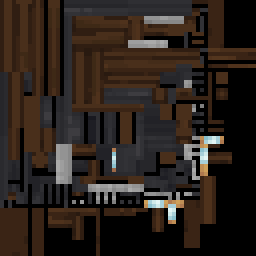
#> input picture gecko/marble_17/marble_17.png, 64 x 64 px (shown 4 times larger)
$ python -i split_unified_bbmodel.py   (imports and definitions only)
#> lines starting #> are read from the running program, lines starting #| are printed output that depends on the picture
#!/usr/bin/env python3
"""
split_unified_bbmodel.py -- 把「统合枪模」.bbmodel 拆成每模块一个 .bbmodel。

统合模型约定（详见 docs/gunpack-creator-guide.md 建模章节）：
- 根骨骼 receiver_<模块id> = 机匣模块；
- 其下任意深度、形如 <模块类型>_<模块id> 的骨骼都是要拆出的模块
  （feed / supply / barrel / muzzle / handguard / handguard_attachment /
    sight / tactical_sight / stock / charm）；
- 每个模块按「装配完成」的状态摆放。脚本找到对应的 loc 定位骨
  （feed->loc_feed、muzzle->父枪管里的 loc_muzzle_attachment、
    handguard_attachment->父护木里唯一的 loc_handguard_* 等），
  把整棵模块子树（含模块根骨与所有深度的骨骼/立方体、动画关键帧）
  按同一个刚体变换 K = inv(宿主里 root->loc 的链) 共轭到以 loc pivot
  为原点、loc 旋转为单位阵的局部空间；
- UV 从统合贴图裁出、去重、重排成每模块一张紧凑贴图（<=64x64 优先，
  内嵌回 bbmodel 并同时写出 <id>.png）；若统合 bbmodel 旁存在同尺寸的
  <名>_glowmask.png / <名>_dye.png，按同一映射拆出每模块的掩码
  （模块的 UV 区域在发光掩码里全透明时不生成该模块的发光图：
    模组找不到 <id>_glowmask.png 时本就跳过发光 pass，效果等价）；
- 动画按骨骼归属分给各模块（只保留该模块骨骼的 animator），
  每个输出模型的根骨骼统一改名 main。音效关键帧默认分给机匣，
  effect 无命名空间时补 createpneumatictacticals:；同帧指令关键帧
  （timeline）的 script 若是模块 id，则该帧音效分给对应模块，
  且标识用指令帧不写入任何输出。
- 拆分前会自校验：骨骼 pivot/旋转共轭、立方体几何（在模块自身坐标系
  与「按模组挂载语义摆回宿主后」两处逐点核对）、UV 边界、动画骨骼引用、
  贴图像素、音效帧守恒与命名空间、标识指令帧清除；--geo/--anim 时
  再校验导出物与 bbmodel 逐项对应。全部通过才写出。

用法：
    python tools/split_unified_bbmodel.py gecko/marble_17/marble_17.bbmodel
    python tools/split_unified_bbmodel.py <bbmodel> -o <输出目录>
    python tools/split_unified_bbmodel.py <bbmodel> --gecko
      # 除 .bbmodel/.png 外，顺带导出枪包要的 <id>.geo.json 与
      # <id>.animation.json（等价于在 Blockbench 里逐个导出，
      # 规则由仓库内 26 份 geo / 9 份动画语料反推并验证过）

依赖：Pillow。拆分后每个 <id>.bbmodel 用 Blockbench 打开，
按指南 2.8 节导出 geo / 动画即可（或直接用 --geo / --anim 让脚本导出）。
脚本不会删除输出目录里的旧文件；本次未重新生成的
.bbmodel / .png / .geo.json / .animation.json 会在结束时列为
「可能过时」提示。
"""

import argparse
import base64
import copy
import io
import json
import math
import re
import sys
import uuid as uuidlib
from pathlib import Path

from PIL import Image

# ---------------------------------------------------------------- 常量

# 顺序敏感：长前缀必须在前面（handguard_attachment 先于 handguard）
MODULE_TYPES = [
    "handguard_attachment", "tactical_sight", "receiver", "handguard",
    "barrel", "supply", "muzzle", "stock", "sight", "charm", "feed",
]
MODULE_RE = re.compile(r"^(" + "|".join(MODULE_TYPES) + r")_(.+)$")

# 模块类型 -> 机匣模型上的定位骨名
LOC_FOR_TYPE = {
    "feed": "loc_feed",
    "supply": "loc_supply",
    "barrel": "loc_barrel",
    "handguard": "loc_handguard",
    "stock": "loc_stock",
    "sight": "loc_sight",
    "tactical_sight": "loc_sight_side",
    "charm": "loc_charm",
}

MASK_SUFFIXES = ("_glowmask", "_dye")

# Blockbench 里骨骼名全局唯一，重名的第二根会被去重成 name.1、name.2……
# 模块之间本来互不相干（拆出去后各自是独立模型的独立命名空间），所以工具
# 把末尾的「.数字」当成不存在：模块识别、定位骨匹配、输出的骨骼名
# （bbmodel / geo / animation 三处）一律按去掉后缀的名字处理。
DEDUP_SUFFIX_RE = re.compile(r"\.\d+$")


def _dedup_base(name):
    """去掉 Blockbench 的重名去重后缀：loc_muzzle_attachment.1 -> loc_muzzle_attachment。"""
    return DEDUP_SUFFIX_RE.sub("", name)

# ---------------------------------------------------------------- 数学
# Blockbench / GeckoLib 骨骼旋转顺序：ZYX，即 R = Rz @ Ry @ Rx（角度制）。
# 该约定已用 mak_1_receiver 的 loc_charm [0,90,90]（左侧挂点，
# +Y->-X 外法线、-Z->下垂）对照指南语义验证过。


# [8 lines left out: function _deg_mat3, not called in this run]


def _mat3_mul(a, b):
    return tuple(tuple(sum(a[i][k] * b[k][j] for k in range(3))
                       for j in range(3)) for i in range(3))


def _mat3_transpose(m):
    return tuple(tuple(m[j][i] for j in range(3)) for i in range(3))


def _mat3_apply(m, v):
    return [sum(m[i][k] * v[k] for k in range(3)) for i in range(3)]


# [23 lines left out: functions _mat3_to_euler, _mat4_trs, not called in this run]


_IDENT4 = [[1.0, 0.0, 0.0, 0.0], [0.0, 1.0, 0.0, 0.0],
           [0.0, 0.0, 1.0, 0.0], [0.0, 0.0, 0.0, 1.0]]


def _mat4_mul(a, b):
    return [[sum(a[i][k] * b[k][j] for k in range(4)) for j in range(4)]
            for i in range(4)]


# [10 lines left out: function _prep_mat, not called in this run]


def _mat4_is_identity(m):
    return all(abs(m[i][j] - _IDENT4[i][j]) < 1e-9
               for i in range(4) for j in range(4))


# [6 lines left out: function _mat4_invert_rigid, not called in this run]


def _mat4_apply(m, v):
    return [sum(m[i][k] * (list(v) + [1.0])[k] for k in range(4))
            for i in range(3)]


def _mat4_rot3(m):
    return tuple(tuple(m[i][j] for j in range(3)) for i in range(3))


# [4 lines left out: function _rot_is_identity, not called in this run]


def _r5(v):
    v = round(v, 5)
    return 0.0 if v == 0 else v


def _r5v(v):
    return [_r5(x) for x in v]


# ---------------------------------------------------------------- 模型索引


class Model:
    # [35 lines left out: functions __init__, _walk, bone_chain, chain_mat, not called in this run]


def _classify_bone(name):
    m = MODULE_RE.match(_dedup_base(name))
    return (m.group(1), m.group(2)) if m else (None, None)


class Module:
    # [241 lines left out: functions __init__, _collect_modules, _parent_module, _subtree_bones, _resolve_locators, _rebase_cube and 2 more, not called in this run]


# ---------------------------------------------------------------- 贴图拆分


def _load_texture_images(data):
    images, scales = [], []
    for tex in data.get("textures", []):
        b64 = tex["source"].split(",", 1)[1]
        img = Image.open(io.BytesIO(base64.b64decode(b64))).convert("RGBA")
        images.append(img)
        scales.append((img.width / tex.get("uv_width", img.width),
                       img.height / tex.get("uv_height", img.height)))
    return images, scales


# [101 lines left out: functions _collect_rects, _shelf_pack, _pack_rects, _build_module_texture, _remap_uvs, _img_to_data_url, not called in this run]


# ---------------------------------------------------------------- 动画拆分


# 音效缺省命名空间（effect 没写命名空间时补上）
DEFAULT_SOUND_NAMESPACE = "createpneumatictacticals"
# 「同帧」判定容差（秒）：Blockbench 时间按 1/24s 取整存 5 位小数
SOUND_ROUTE_EPS = 1e-4


# [132 lines left out: functions _route_effect_animator, _transform_animator, _split_animations, not called in this run]


# ------------------------------------------------------- GeckoLib 导出（可选）
# --geo / --anim 直接把每模块导出成枪包需要的 .geo.json / .animation.json，
# 省掉「逐个 bbmodel 在 Blockbench 里手点导出」。规则不是猜的：仓库里 26 份
# .geo.json、9 份 .animation.json 与各自的 .bbmodel 逐字段比对反推出下面这套
# 规则，并对全部语料验证通过（剩余差异已逐条确认是语料自身过时或手改，
# 见导出后校验一节）。Blockbench 用插件导出、脚本用这里导出，产物等价。
#
# 几何 —— Blockbench 的 GeckoLib 导出对 X 轴做了镜像：
#   骨骼 pivot = [-origin.x, origin.y, origin.z]
#   骨骼 rotation = [-rx, -ry, rz]（源没有旋转就不写）
#   立方体 origin = [-to.x, from.y, from.z]，size = to - from（恒正）
#   带旋转的立方体另写 rotation（同上取反）与 pivot（= -origin.x）
#   uv：box_uv 元素写 [u, v]；否则按面写 {uv: [...], uv_size: [...]}，
#   其中 up/down 面的原点是 (u2, v2)、尺寸取负（和 Blockbench 一致）
#   visible_bounds_* 取 bbmodel 的 visible_box；identifier 取 model_identifier
#   （空则 geometry.unknown，和 Blockbench 一致；本 mod 不校验该字段）
#   export=false 的骨骼/立方体与 Blockbench 一样跳过
#
# 动画 —— 与贴图无关，关键帧数值原样透传，不做镜像：
#   时间是 round(...,4) 后的字符串键、按时间升序；某通道只有 1 个关键帧时
#   写成不带时间的裸 {"vector": [...]}（语料可证 Blockbench 就是这样写的）；
#   loop=once 不写 loop 字段（GeckoLib 缺省即 play_once），loop -> true，
#   hold_on_last_frame -> "hold_on_last_frame"；
#   sound_effects / timeline 按 GeckoLib 的 {时间: {...}} 结构写。
#   start_delay / blend_weight / anim_time_update / override_previous_animation
#   GeckoLib 运行时不读，空值一律不写。

def _geo_num(v):
    f = round(float(v), 5)
    return int(f) if f == int(f) else f


def _geo_rot(rot):
    return [_geo_num(-rot[0]), _geo_num(-rot[1]), _geo_num(rot[2])]


# [82 lines left out: functions _geo_face_uv, export_geo, not called in this run]


# bbmodel 的 loop -> GeckoLib 的 loop 字段（缺省/once 不写：GeckoLib 默认
# play_once，语料里 19 个动画全是 once，导出的文件里也确实没有 loop 键）
LOOP_FIELD = {"once": None, "loop": True,
              "hold_on_last_frame": "hold_on_last_frame"}


# [637 lines left out: functions export_animation, _verify_exports, _chains, _cube_corners, _verify, split and 1 more, not called in this run]


# [2 lines not run here, left out]

>>> import cv2
>>> picture = cv2.imread('../gecko/marble_17/marble_17.png', cv2.IMREAD_GRAYSCALE)
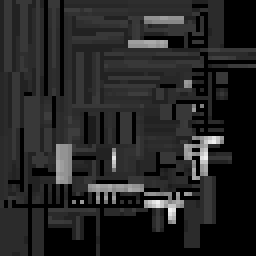
#> picture: shape (64, 64) (shown 4 times larger); min 0, max 240, mean 36.9
#> (the run stopped early here; a loop or call above may not have finished)
